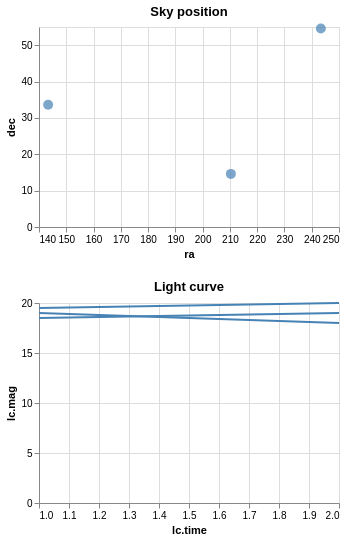

Here is the Vega-Lite specification saved for this chart:
### Vega specification from a JSON file in a GitHub repository (floating-point values rounded to 4 significant figures)
{"$schema": "https://vega.github.io/schema/vega/v5.json", "description": "Show a line chart corresponding to selected points.", "autosize": "pad", "padding": 5, "width": 300, "data": [{"name": "pts_store"}, {"name": "source_0", "values": [{"id": "001", "ra": 243.3, "dec": "+54.6", "lc": [{"time": 1, "mag": 18.5}, {"time": 2, "mag": 19}]}, {"id": "002", "ra": 210.3, "dec": "+14.6", "lc": [{"time": 1, "mag": 19.5}, {"time": 2, "mag": 20}]}, {"id": "003", "ra": 143.3, "dec": "+33.6", "lc": [{"time": 1, "mag": 19}, {"time": 2, "mag": 18}]}]}, {"name": "data_0", "source": "source_0", "transform": [{"type": "flatten", "fields": ["lc"], "as": ["lc"]}, {"type": "formula", "expr": "datum[\"lc\"] && datum[\"lc\"][\"time\"]", "as": "lc.time"}, {"type": "formula", "expr": "datum[\"lc\"] && datum[\"lc\"][\"mag\"]", "as": "lc.mag"}]}, {"name": "data_1", "source": "data_0", "transform": [{"type": "aggregate", "groupby": ["ra", "dec", "id"], "ops": [], "fields": [], "as": []}, {"type": "filter", "expr": "datum[\"ra\"] !== null && !isNaN(datum[\"ra\"]) && datum[\"dec\"] !== null && !isNaN(datum[\"dec\"])"}]}, {"name": "data_2", "source": "data_0", "transform": [{"type": "filter", "expr": "!(length(data(\"pts_store\"))) || (vlSelectionTest(\"pts_store\", datum))"}]}], "signals": [{"name": "concat_0_height", "value": 200}, {"name": "concat_1_height", "value": 200}, {"name": "unit", "value": {}, "on": [{"events": "mousemove", "update": "isTuple(group()) ? group() : unit"}]}, {"name": "pts", "update": "vlSelectionResolve(\"pts_store\", \"union\", true)"}], "layout": {"padding": 20, "columns": 1, "bounds": "full", "align": "each"}, "marks": [{"type": "group", "name": "concat_0_group", "title": {"text": "Sky position", "frame": "group"}, "style": "cell", "encode": {"update": {"width": {"signal": "width"}, "height": {"signal": "concat_0_height"}}}, "signals": [{"name": "pts_tuple", "on": [{"events": [{"source": "scope", "type": "click"}], "update": "datum && item().mark.marktype !== 'group' ? {unit: \"concat_0\", fields: pts_tuple_fields, values: [(item().isVoronoi ? datum.datum : datum)[\"id\"]]} : null", "force": true}, {"events": [{"source": "scope", "type": "dblclick"}], "update": "null"}]}, {"name": "pts_tuple_fields", "value": [{"type": "E", "field": "id"}]}, {"name": "pts_toggle", "value": false, "on": [{"events": [{"source": "scope", "type": "click"}], "update": "event.shiftKey"}, {"events": [{"source": "scope", "type": "dblclick"}], "update": "false"}]}, {"name": "pts_modify", "update": "modify(\"pts_store\", pts_toggle ? null : pts_tuple, pts_toggle ? null : true, pts_toggle ? pts_tuple : null)"}], "marks": [{"name": "concat_0_marks", "type": "symbol", "style": ["circle"], "from": {"data": "data_1"}, "encode": {"update": {"opacity": {"value": 0.7}, "fill": [{"test": "!(length(data(\"pts_store\"))) || (vlSelectionTest(\"pts_store\", datum))", "value": "steelblue"}, {"value": "grey"}], "x": [{"test": "datum[\"ra\"] === null || isNaN(datum[\"ra\"])", "value": 0}, {"scale": "concat_0_x", "field": "ra"}], "y": {"scale": "concat_0_y", "field": "dec"}, "size": {"value": 100}, "shape": {"value": "circle"}}}}], "axes": [{"scale": "concat_0_x", "orient": "bottom", "gridScale": "concat_0_y", "grid": true, "tickCount": {"signal": "ceil(width/40)"}, "domain": false, "labels": false, "maxExtent": 0, "minExtent": 0, "ticks": false, "zindex": 0}, {"scale": "concat_0_y", "orient": "left", "gridScale": "concat_0_x", "grid": true, "tickCount": {"signal": "ceil(concat_0_height/40)"}, "domain": false, "labels": false, "maxExtent": 0, "minExtent": 0, "ticks": false, "zindex": 0}, {"scale": "concat_0_x", "orient": "bottom", "grid": false, "title": "ra", "labelFlush": true, "labelOverlap": true, "tickCount": {"signal": "ceil(width/40)"}, "zindex": 0}, {"scale": "concat_0_y", "orient": "left", "grid": false, "title": "dec", "labelOverlap": true, "tickCount": {"signal": "ceil(concat_0_height/40)"}, "zindex": 0}]}, {"type": "group", "name": "concat_1_group", "title": {"text": "Light curve", "frame": "group"}, "style": "cell", "encode": {"update": {"width": {"signal": "width"}, "height": {"signal": "concat_1_height"}}}, "marks": [{"name": "concat_1_pathgroup", "type": "group", "from": {"facet": {"name": "faceted_path_concat_1_main", "data": "data_2", "groupby": ["id"]}}, "encode": {"update": {"width": {"field": {"group": "width"}}, "height": {"field": {"group": "height"}}}}, "marks": [{"name": "concat_1_marks", "type": "line", "style": ["line"], "sort": {"field": "datum[\"lc.time\"]"}, "from": {"data": "faceted_path_concat_1_main"}, "encode": {"update": {"stroke": {"value": "steelblue"}, "x": {"scale": "concat_1_x", "field": "lc\\.time"}, "y": {"scale": "concat_1_y", "field": "lc\\.mag"}, "defined": {"signal": "datum[\"lc.time\"] !== null && !isNaN(datum[\"lc.time\"]) && datum[\"lc.mag\"] !== null && !isNaN(datum[\"lc.mag\"])"}}}}]}], "axes": [{"scale": "concat_1_x", "orient": "bottom", "gridScale": "concat_1_y", "grid": true, "tickCount": {"signal": "ceil(width/40)"}, "domain": false, "labels": false, "maxExtent": 0, "minExtent": 0, "ticks": false, "zindex": 0}, {"scale": "concat_1_y", "orient": "left", "gridScale": "concat_1_x", "grid": true, "tickCount": {"signal": "ceil(concat_1_height/40)"}, "domain": false, "labels": false, "maxExtent": 0, "minExtent": 0, "ticks": false, "zindex": 0}, {"scale": "concat_1_x", "orient": "bottom", "grid": false, "title": "lc.time", "labelFlush": true, "labelOverlap": true, "tickCount": {"signal": "ceil(width/40)"}, "zindex": 0}, {"scale": "concat_1_y", "orient": "left", "grid": false, "title": "lc.mag", "labelOverlap": true, "tickCount": {"signal": "ceil(concat_1_height/40)"}, "zindex": 0}]}], "scales": [{"name": "concat_0_x", "type": "linear", "domain": {"data": "data_1", "field": "ra"}, "range": [0, {"signal": "width"}], "zero": false, "nice": true}, {"name": "concat_0_y", "type": "linear", "domain": {"data": "data_1", "field": "dec"}, "range": [{"signal": "concat_0_height"}, 0], "nice": true, "zero": true}, {"name": "concat_1_x", "type": "linear", "domain": {"data": "data_2", "field": "lc\\.time"}, "range": [0, {"signal": "width"}], "zero": false, "nice": true}, {"name": "concat_1_y", "type": "linear", "domain": {"data": "data_2", "field": "lc\\.mag"}, "range": [{"signal": "concat_1_height"}, 0], "nice": true, "zero": true}]}
